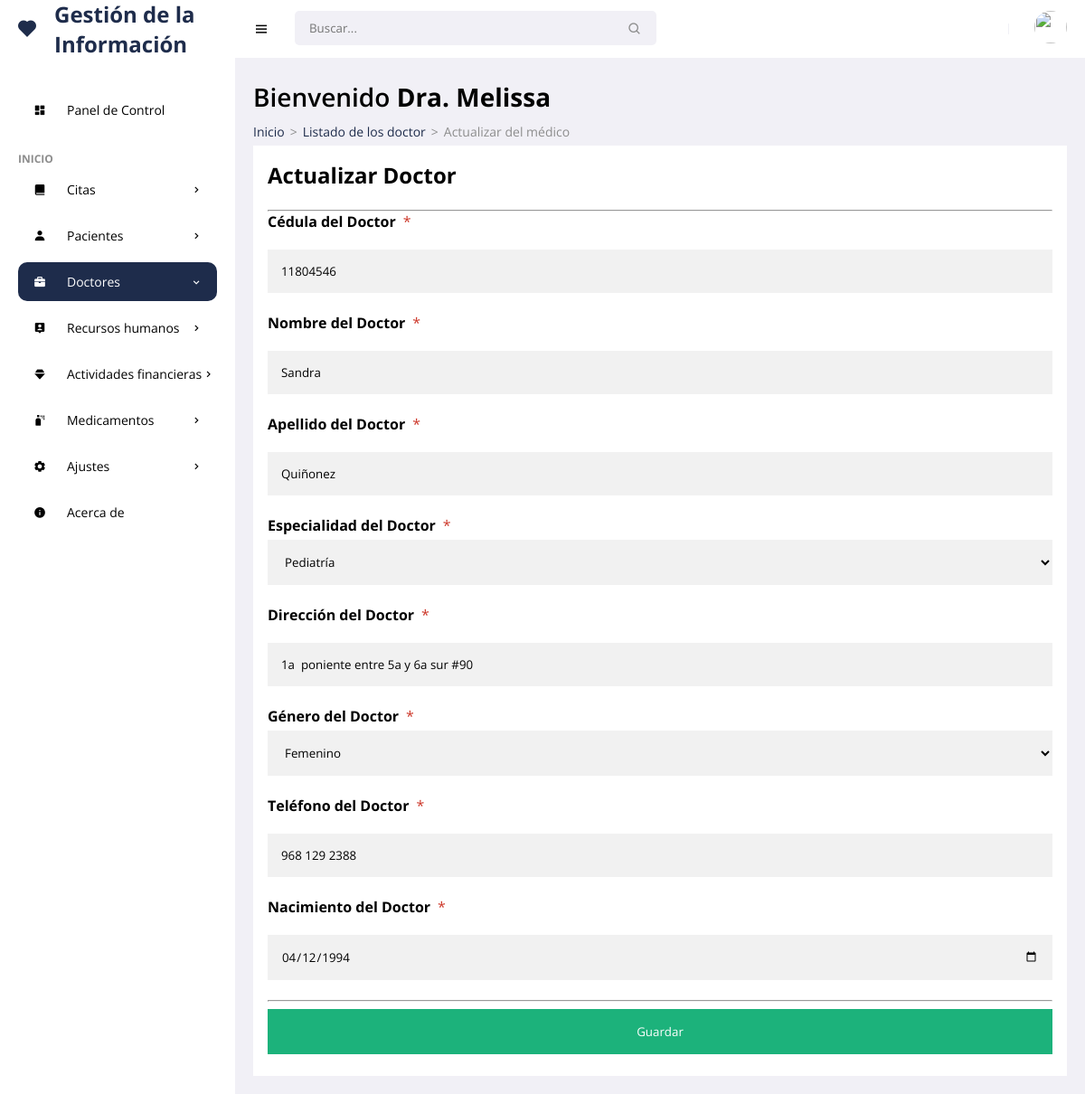
/frontend/medicos/editar.php?id=11 (signed in), run on the app's committed database.
### tables this page shows
CREATE TABLE `doctor` (
  `idodc` int(11) NOT NULL,
  `ceddoc` varchar(15) NOT NULL,
  `nodoc` varchar(35) NOT NULL,
  `apdoc` varchar(35) NOT NULL,
  `nomesp` varchar(100) NOT NULL,
  `direcd` varchar(150) NOT NULL,
  `sexd` varchar(15) NOT NULL,
  `phd` char(13) NOT NULL,
  `nacd` date NOT NULL,
  `corr` varchar(30) NOT NULL,
  `username` varchar(25) NOT NULL,
  `password` varchar(255) NOT NULL,
  `rol` char(1) NOT NULL,
  `state` char(1) NOT NULL,
  `fere` timestamp NOT NULL DEFAULT current_timestamp() ON UPDATE current_timestamp()
);

### frontend/medicos/editar.php (the view, shortened to what this page needs)
<!DOCTYPE html>
<html lang="es">
<head>
    <link href='https://unpkg.com/boxicons@2.0.9/css/boxicons.min.css' rel='stylesheet'>
    <link rel="stylesheet" href="../../backend/css/admin.css">
    <link rel="stylesheet" href="https://cdnjs.cloudflare.com/ajax/libs/limonte-sweetalert2/6.6.9/sweetalert2.min.css">
</head>
<body>
    <section id="sidebar">
        <a href="../admin/escritorio.php" class="brand"><i class='bx bxs-heart icon'></i>Gestión de la Información</a>
        <ul class="side-menu">
            <li><a href="../admin/escritorio.php" ><i class='bx bxs-dashboard icon' ></i>Panel de Control</a></li>
            <li class="divider" data-text="Inicio">Panel</li>
            <li>
                <a href="#"><i class='bx bxs-book-alt icon' ></i> Citas <i class='bx bx-chevron-right icon-right' ></i></a>
            </li>
            <li>
                <a href="#"><i class='bx bxs-user icon' ></i> Pacientes <i class='bx bx-chevron-right icon-right' ></i></a>
            </li>
            <li>
                <a href="#" class="active"><i class='bx bxs-briefcase icon' ></i> Doctores <i class='bx bx-chevron-right icon-right' ></i></a>
            </li>
            <li>
                <a href="#"><i class='bx bxs-user-pin icon' ></i> Recursos humanos<i class='bx bx-chevron-right icon-right' ></i></a>
            </li>
            <li>
                <a href="#"><i class='bx bxs-diamond icon' ></i> Actividades financieras<i class='bx bx-chevron-right icon-right' ></i></a>
            </li>
            <li>
                <a href="#"><i class='bx bxs-spray-can icon' ></i> Medicamentos<i class='bx bx-chevron-right icon-right' ></i></a>
            </li>
            <li>
                <a href="#"><i class='bx bxs-cog icon' ></i> Ajustes<i class='bx bx-chevron-right icon-right' ></i></a>
            </li>
  <li><a href="../acerca/mostrar.php"><i class='bx bxs-info-circle icon' ></i> Acerca de</a></li>
        </ul>
    </section>
    <section id="content">
        <nav>
            <i class='bx bx-menu toggle-sidebar' ></i>
            <form action="#">
                <div class="form-group">
                    <input type="text" placeholder="Buscar...">
                    <i class='bx bx-search icon' ></i>
                </div>
            </form>
            <div class="profile">
                <img src="https://images.unsplash.com/photo-1517841905240-472988babdf9?ixid=MnwxMjA3fDB8MHxzZWFyY2h8NHx8cGVvcGxlfGVufDB8fDB8fA%3D%3D&ixlib=rb-1.2.1&auto=format&fit=crop&w=500&q=60" alt="">
            </div>
        </nav>
        <main>
            <h1 class="title">Bienvenido <?php echo '<strong>'.$_SESSION['username'].'</strong>'; ?></h1>
            <ul class="breadcrumbs">
                <li><a href="../admin/escritorio.php">Inicio</a></li>
                <li class="divider">></li>
                <li><a href="../medicos/mostrar.php">Listado de los doctor</a></li>
                <li class="divider">></li>
                <li><a href="#" class="active">Actualizar del médico</a></li>
            </ul>
<?php
require '../../backend/bd/Conexion.php';
 $id = $_GET['id'];
 $sentencia = $connect->prepare("SELECT * FROM doctor  WHERE idodc= '$id';");
 $sentencia->execute();
$data =  array();
if($sentencia){
  while($r = $sentencia->fetchObject()){
    $data[] = $r;
  }
}
   ?>
   <?php if(count($data)>0):?>
        <?php foreach($data as $d):?>
<form action="" enctype="multipart/form-data" method="POST"  autocomplete="off" onsubmit="return validacion()">
  <div class="containerss">
    <h1>Actualizar Doctor</h1>
   <br>
    <hr>
    <label for="psw"><b>Cédula del Doctor</b></label><span class="badge-warning">*</span>
    <input type="text" maxlength="15" name="docce" value="<?php echo $d->ceddoc; ?>"  required>
    <label for="psw"><b>Nombre del Doctor</b></label><span class="badge-warning">*</span>
    <input type="text"  name="docna" value="<?php echo $d->nodoc; ?>"  required>
    <label for="psw"><b>Apellido del Doctor</b></label><span class="badge-warning">*</span>
    <input type="text"  name="docap" value="<?php echo $d->apdoc; ?>"  required>
    <label for="psw"><b>Especialidad del Doctor</b></label><span class="badge-warning">*</span>
    <select required name="doces"  id="espm">
        <option value="<?php echo $d->nomesp; ?>"><?php echo $d->nomesp; ?></option>
    </select>
    <label for="psw"><b>Dirección del Doctor</b></label><span class="badge-warning">*</span>
    <input type="text"  name="docdi" value="<?php echo $d->direcd; ?>"  required>
    <label for="psw"><b>Género del Doctor</b></label><span class="badge-warning">*</span>
    <select required name="docge"  id="gep">
        <option value="<?php echo $d->sexd; ?>"><?php echo $d->sexd; ?></option>
    </select>
    <label for="psw"><b>Teléfono del Doctor</b></label><span class="badge-warning">*</span>
    <input type="text" maxlength="13"  name="docte" value="<?php echo $d->phd; ?>"  required>
    <label for="psw"><b>Nacimiento del Doctor</b></label><span class="badge-warning">*</span>
    <input type="date"  name="docda" value="<?php echo $d->nacd; ?>"  required>
    <hr>
   <button type="submit" name="upd_doctors" class="registerbtn">Guardar</button>
  </div>
</form>
<?php endforeach; ?>
    <?php else:?>
      <p class="alert alert-warning">No hay datos</p>
    <?php endif; ?>
        </main>
    </section>
</body>
</html>

### backend/css/admin.css (style rules this page uses)
* { font-family: 'Open Sans', sans-serif; margin: 0; padding: 0; box-sizing: border-box; }
:root { --grey: #F1F0F6; --dark-grey: #8D8D8D; --light: #fff; --dark: #000; --green: #81D43A; --light-green: #E3FFCB; --blue: #1e2c4b; --light-blue: #D0E4FF; --dark-blue: #0C5FCD; --red: #FC3B56; }
html { overflow-x: hidden; }
body { background: var(--grey); overflow-x: hidden; }
a { text-decoration: none; }
li { list-style: none; }
#sidebar { position: fixed; max-width: 260px; width: 100%; background: var(--light); top: 0; left: 0; height: 100%; overflow-y: auto; scrollbar-width: none; transition: all .3s ease; z-index: 200; }
#sidebar .brand { font-size: 24px; display: flex; align-items: center; height: 64px; font-weight: 700; color: var(--blue); position: sticky; top: 0; left: 0; z-index: 100; background: var(--light); transition: all .3s ease; padding: 0 6px; }
#sidebar .icon { min-width: 48px; display: flex; justify-content: center; align-items: center; margin-right: 6px; }
#sidebar .icon-right { margin-left: auto; transition: all .3s ease; }
#sidebar .side-menu { margin: 36px 0; padding: 0 20px; transition: all .3s ease; }
#sidebar .side-menu a { display: flex; align-items: center; font-size: 14px; color: var(--dark); padding: 12px 16px 12px 0; transition: all .3s ease; border-radius: 10px; margin: 4px 0; white-space: nowrap; }
#sidebar .side-menu > li > a.active .icon-right { transform: rotateZ(90deg); }
#sidebar .side-menu > li > a.active, #sidebar .side-menu > li > a.active:hover { background: var(--blue); color: var(--light); }
#sidebar .divider { margin-top: 24px; font-size: 12px; text-transform: uppercase; font-weight: 700; color: var(--dark-grey); transition: all .3s ease; white-space: nowrap; }
#content { position: relative; width: calc(100% - 260px); left: 260px; transition: all .3s ease; }
nav { background: var(--light); height: 64px; padding: 0 20px; display: flex; align-items: center; grid-gap: 28px; position: sticky; top: 0; left: 0; z-index: 100; }
nav .toggle-sidebar { font-size: 18px; cursor: pointer; }
nav form { max-width: 400px; width: 100%; margin-right: auto; }
nav .form-group { position: relative; }
nav .form-group input { width: 100%; background: var(--grey); border-radius: 5px; border: none; outline: none; padding: 10px 36px 10px 16px; transition: all .3s ease; }
nav .form-group .icon { position: absolute; top: 50%; transform: translateY(-50%); right: 16px; color: var(--dark-grey); }
nav .profile { position: relative; }
nav .profile img { width: 36px; height: 36px; border-radius: 50%; object-fit: cover; cursor: pointer; }
main { width: 100%; padding: 24px 20px 20px 20px; }
main .title { font-size: 28px; font-weight: 600; margin-bottom: 10px; }
main .breadcrumbs { display: flex; grid-gap: 6px; }
main .breadcrumbs li, main .breadcrumbs li a { font-size: 14px; }
main .breadcrumbs li a { color: var(--blue); }
main .breadcrumbs li a.active, main .breadcrumbs li.divider { color: var(--dark-grey); pointer-events: none; }
main form { margin-top: 6px; }
.badge-warning { color: #cc3527; padding: 4px 8px; text-align: center; border-radius: 5px; }
.containerss { padding: 16px; background-color: white; }
select { width: 100%; padding: 15px; margin: 5px 0 22px 0; display: inline-block; border: none; background: #f1f1f1; }
input[type=text], input[type=password], input[type=date],input[type=datetime-local], input[type=file],textarea { width: 100%; padding: 15px; margin: 20px 0 22px 0; display: inline-block; border: none; background: #f1f1f1; }
.registerbtn { background-color: #04AA6D; color: white; padding: 16px 20px; margin: 8px 0; border: none; cursor: pointer; width: 100%; opacity: 0.9; }

### data on the page
doctor: docce "11804546", docna "Sandra", docap "Quiñonez", doces "Pediatría", docdi "1a poniente entre 5a y 6a sur #90", docge "Femenino", docte "968 129 2388", docda "04/12/1994"

### other printed values
$_SESSION['username'] "Dra. Melissa"
